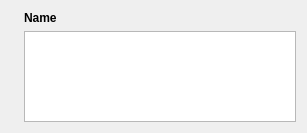
<?xml version="1.0" encoding="UTF-8"?>
<ui version="4.0">
 <class>SmsContentItem</class>
 <widget class="QWidget" name="SmsContentItem">
  <property name="geometry">
   <rect>
    <x>0</x>
    <y>0</y>
    <width>307</width>
    <height>133</height>
   </rect>
  </property>
  <property name="sizePolicy">
   <sizepolicy hsizetype="Preferred" vsizetype="Preferred">
    <horstretch>0</horstretch>
    <verstretch>0</verstretch>
   </sizepolicy>
  </property>
  <layout class="QGridLayout" name="gridLayout">
   <item row="0" column="1">
    <widget class="QWidget" name="widget_2" native="true">
     <layout class="QHBoxLayout" name="horizontalLayout_2">
      <property name="leftMargin">
       <number>0</number>
      </property>
      <property name="topMargin">
       <number>0</number>
      </property>
      <property name="rightMargin">
       <number>0</number>
      </property>
      <property name="bottomMargin">
       <number>0</number>
      </property>
      <item>
       <widget class="QLabel" name="name">
        <property name="sizePolicy">
         <sizepolicy hsizetype="Preferred" vsizetype="Preferred">
          <horstretch>0</horstretch>
          <verstretch>0</verstretch>
         </sizepolicy>
        </property>
        <property name="font">
         <font>
          <bold>true</bold>
         </font>
        </property>
        <property name="text">
         <string>Name</string>
        </property>
       </widget>
      </item>
      <item>
       <widget class="QLabel" name="time">
        <property name="minimumSize">
         <size>
          <width>100</width>
          <height>0</height>
         </size>
        </property>
        <property name="text">
         <string/>
        </property>
       </widget>
      </item>
      <item>
       <spacer name="horizontalSpacer">
        <property name="orientation">
         <enum>Qt::Orientation::Horizontal</enum>
        </property>
        <property name="sizeHint" stdset="0">
         <size>
          <width>0</width>
          <height>0</height>
         </size>
        </property>
       </spacer>
      </item>
     </layout>
    </widget>
   </item>
   <item row="0" column="0">
    <widget class="QLabel" name="avatar">
     <property name="sizePolicy">
      <sizepolicy hsizetype="Minimum" vsizetype="Minimum">
       <horstretch>0</horstretch>
       <verstretch>0</verstretch>
      </sizepolicy>
     </property>
     <property name="minimumSize">
      <size>
       <width>0</width>
       <height>0</height>
      </size>
     </property>
     <property name="maximumSize">
      <size>
       <width>32</width>
       <height>32</height>
      </size>
     </property>
     <property name="text">
      <string/>
     </property>
     <property name="scaledContents">
      <bool>true</bool>
     </property>
    </widget>
   </item>
   <item row="1" column="1">
    <widget class="SmsTextBrowser" name="textBrowser">
     <property name="horizontalScrollBarPolicy">
      <enum>Qt::ScrollBarPolicy::ScrollBarAlwaysOff</enum>
     </property>
     <property name="sizeAdjustPolicy">
      <enum>QAbstractScrollArea::SizeAdjustPolicy::AdjustToContents</enum>
     </property>
     <property name="undoRedoEnabled">
      <bool>false</bool>
     </property>
     <property name="readOnly">
      <bool>true</bool>
     </property>
     <property name="openLinks">
      <bool>false</bool>
     </property>
    </widget>
   </item>
  </layout>
 </widget>
 <customwidgets>
  <customwidget>
   <class>SmsTextBrowser</class>
   <extends>QTextBrowser</extends>
   <header>smstextbrowser.h</header>
  </customwidget>
 </customwidgets>
 <resources/>
 <connections/>
</ui>
